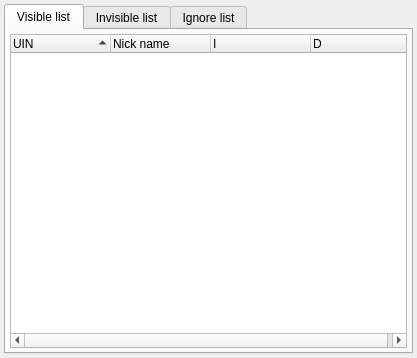
<?xml version="1.0" encoding="UTF-8"?>
<ui version="4.0">
 <class>privacyListWindowClass</class>
 <widget class="QWidget" name="privacyListWindowClass">
  <property name="geometry">
   <rect>
    <x>0</x>
    <y>0</y>
    <width>417</width>
    <height>358</height>
   </rect>
  </property>
  <property name="windowTitle">
   <string>privacyListWindow</string>
  </property>
  <layout class="QGridLayout">
   <property name="margin">
    <number>4</number>
   </property>
   <item row="0" column="0">
    <widget class="QTabWidget" name="tabWidget">
     <property name="currentIndex">
      <number>0</number>
     </property>
     <widget class="QWidget" name="tab">
      <attribute name="icon">
       <iconset>
        <normaloff>:/icons/crystal_project/visible.png</normaloff>:/icons/crystal_project/visible.png</iconset>
      </attribute>
      <attribute name="title">
       <string>Visible list</string>
      </attribute>
      <layout class="QGridLayout">
       <property name="margin">
        <number>4</number>
       </property>
       <item row="0" column="0">
        <widget class="QTreeWidget" name="visibleTreeWidget">
         <property name="alternatingRowColors">
          <bool>true</bool>
         </property>
         <property name="rootIsDecorated">
          <bool>false</bool>
         </property>
         <property name="itemsExpandable">
          <bool>false</bool>
         </property>
         <property name="sortingEnabled">
          <bool>true</bool>
         </property>
         <property name="allColumnsShowFocus">
          <bool>true</bool>
         </property>
         <column>
          <property name="text">
           <string>UIN</string>
          </property>
         </column>
         <column>
          <property name="text">
           <string>Nick name</string>
          </property>
         </column>
         <column>
          <property name="text">
           <string>I</string>
          </property>
         </column>
         <column>
          <property name="text">
           <string>D</string>
          </property>
         </column>
        </widget>
       </item>
      </layout>
     </widget>
     <widget class="QWidget" name="tab_2">
      <attribute name="icon">
       <iconset>
        <normaloff>:/icons/crystal_project/privacy.png</normaloff>:/icons/crystal_project/privacy.png</iconset>
      </attribute>
      <attribute name="title">
       <string>Invisible list</string>
      </attribute>
      <layout class="QGridLayout">
       <property name="margin">
        <number>4</number>
       </property>
       <item row="0" column="0">
        <widget class="QTreeWidget" name="invisibleTreeWidget">
         <property name="alternatingRowColors">
          <bool>true</bool>
         </property>
         <property name="rootIsDecorated">
          <bool>false</bool>
         </property>
         <property name="itemsExpandable">
          <bool>false</bool>
         </property>
         <property name="sortingEnabled">
          <bool>true</bool>
         </property>
         <property name="allColumnsShowFocus">
          <bool>true</bool>
         </property>
         <column>
          <property name="text">
           <string>UIN</string>
          </property>
         </column>
         <column>
          <property name="text">
           <string>Nick name</string>
          </property>
         </column>
         <column>
          <property name="text">
           <string>I</string>
          </property>
         </column>
         <column>
          <property name="text">
           <string>D</string>
          </property>
         </column>
        </widget>
       </item>
      </layout>
     </widget>
     <widget class="QWidget" name="tab_3">
      <attribute name="icon">
       <iconset>
        <normaloff>:/icons/ignorelist.png</normaloff>:/icons/ignorelist.png</iconset>
      </attribute>
      <attribute name="title">
       <string>Ignore list</string>
      </attribute>
      <layout class="QGridLayout">
       <property name="margin">
        <number>4</number>
       </property>
       <item row="0" column="0">
        <widget class="QTreeWidget" name="ignoreTreeWidget">
         <property name="alternatingRowColors">
          <bool>true</bool>
         </property>
         <property name="rootIsDecorated">
          <bool>false</bool>
         </property>
         <property name="itemsExpandable">
          <bool>false</bool>
         </property>
         <property name="sortingEnabled">
          <bool>true</bool>
         </property>
         <property name="allColumnsShowFocus">
          <bool>true</bool>
         </property>
         <column>
          <property name="text">
           <string>UIN</string>
          </property>
         </column>
         <column>
          <property name="text">
           <string>Nick name</string>
          </property>
         </column>
         <column>
          <property name="text">
           <string>I</string>
          </property>
         </column>
         <column>
          <property name="text">
           <string>D</string>
          </property>
         </column>
        </widget>
       </item>
      </layout>
     </widget>
    </widget>
   </item>
  </layout>
 </widget>
 <layoutdefault spacing="6" margin="11"/>
 <resources>
  <include location="../../../qutim.qrc"/>
 </resources>
 <connections/>
</ui>
